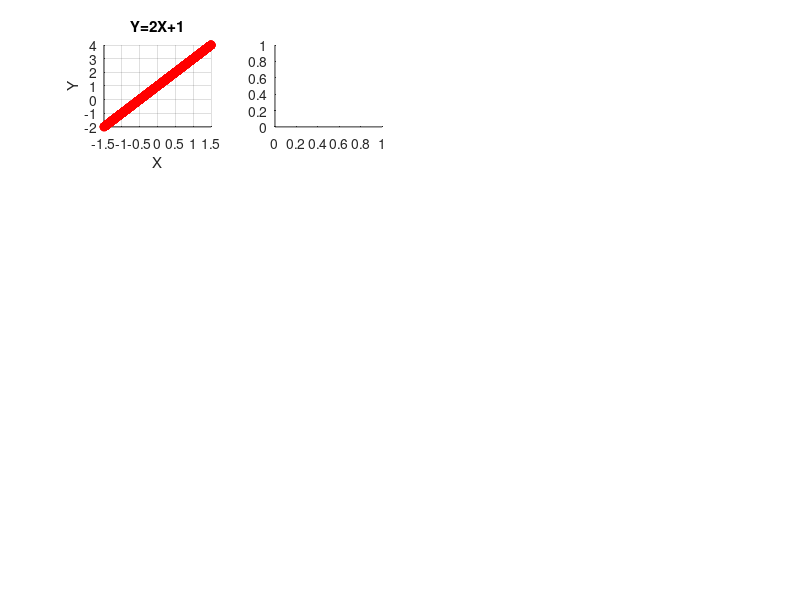

This figure's MATLAB source: (Note: this script raises an error after producing the figure.)
% A script which explores functional dependence, and how the empirical
% copula changes w/ different functional dependencies

clear;
clc;

% Generate the data
range = 1.5;
n = 1000;
x = -range + 2*range*rand(n,1);       % generate uniform RV's
% x = rand(1000,1);       % generate uniform RV's
% transform to desired distribution

% x = norminv(x, 0, 1);

% x = tinv(x, 3);

% x = gaminv(x,2,1);

% alpha = 5;
% beta = 1;
% betaDist = makedist('Beta', alpha, beta);
% x = icdf(betaDist, x);

figtitlestr = sprintf('X ~ Uniform(-%d,%d)',range,range);
neg = 0;

%% 
%%%%%%%%%%%%%%%%%%%%%%%%%%%%%%%%%%%%%%%%%%%%%%%%%%%%%%%


N = 500;
K = 250;

subplot_idx = 1;
% affine dependence
fprintf('Processing Affine Dependence\n');
y = 2*x + 1;
titStr = 'Y=2X+1';
if(neg)
    y = y*-1;
    titStr = 'Y=-1*(2X+1)';
end
subplot(4,4,subplot_idx); subplot_idx = subplot_idx + 1;
scatter(x, y, 'r')
title(titStr);
xlabel('X')
ylabel('Y')
grid on

subplot(4,4,subplot_idx); subplot_idx = subplot_idx + 1;
[ecop, U1, U2] = ecopula([x y]);
contour(U1,U2,ecop)
xlabel('U_1')
ylabel('U_2')
title('$$\hat{C}(F_X,G_Y)$$', 'Interpreter', 'Latex');

[U_gen, Z_sorted, U_emp] = emp_copularnd([x y], N, K);
subplot(4,4,subplot_idx); subplot_idx = subplot_idx + 1;
scatter(U_emp(:,1), U_emp(:,2))
title('Empirical Samples of $$\hat{C}(F_X,G_Y)$$', 'Interpreter', 'Latex');
xlabel('U_1')
ylabel('U_2')
grid on

subplot(4,4,subplot_idx); subplot_idx = subplot_idx + 1;
hist3([x y], [100 100]);
set(get(gca,'child'),'FaceColor','interp','CDataMode','auto');
title('f_X_Y(X,Y)');
xlabel('U_1')
ylabel('U_2')
grid on


% quadratic dependence
fprintf('Processing Quadratic Dependence\n');
y = x.^2;
titStr = 'Y=X^2';
if(neg)
    y = y*-1;
    titStr = 'Y=-X^2';
end
subplot(4,4,subplot_idx); subplot_idx = subplot_idx + 1;
scatter(x, y, 'r')
title(titStr);
xlabel('X')
ylabel('Y')
grid on

subplot(4,4,subplot_idx); subplot_idx = subplot_idx + 1;
[ecop, U1, U2] = ecopula([x y]);
contour(U1,U2,ecop)
xlabel('U_1')
ylabel('U_2')
title('$$\hat{C}(F_X,G_Y)$$', 'Interpreter', 'Latex');

[U_gen, Z_sorted, U_emp] = emp_copularnd([x y], N, K);
subplot(4,4,subplot_idx); subplot_idx = subplot_idx + 1;
scatter(U_emp(:,1), U_emp(:,2))
title('Samples of $$\hat{C}(F_X,G_Y)$$', 'Interpreter', 'Latex');
xlabel('U_1')
ylabel('U_2')
grid on

subplot(4,4,subplot_idx); subplot_idx = subplot_idx + 1;
hist3([x y], [100 100]);
set(get(gca,'child'),'FaceColor','interp','CDataMode','auto');
title('f_X_Y(X,Y)');
xlabel('U_1')
ylabel('U_2')
grid on

% sinusoidal dependence
fprintf('Processing Sinusoidal Dependence\n');
y = sin(x);
titStr = 'Y=sin(X)';
if(neg)
    y = y*-1;
    titStr = 'Y= -sin(X)';
end
subplot(4,4,subplot_idx); subplot_idx = subplot_idx + 1;
scatter(x, y, 'r')
title(titStr);
xlabel('X')
ylabel('Y')
grid on

subplot(4,4,subplot_idx); subplot_idx = subplot_idx + 1;
[ecop, U1, U2] = ecopula([x y]);
contour(U1,U2,ecop)
xlabel('U_1')
ylabel('U_2')
title('$$\hat{C}(F_X,G_Y)$$', 'Interpreter', 'Latex');

[U_gen, Z_sorted, U_emp] = emp_copularnd([x y], N, K);
subplot(4,4,subplot_idx); subplot_idx = subplot_idx + 1;
scatter(U_emp(:,1), U_emp(:,2))
title('Samples of $$\hat{C}(F_X,G_Y)$$', 'Interpreter', 'Latex');
xlabel('U_1')
ylabel('U_2')
grid on

subplot(4,4,subplot_idx); subplot_idx = subplot_idx + 1;
hist3([x y], [100 100]);
set(get(gca,'child'),'FaceColor','interp','CDataMode','auto');
title('f_X_Y(X,Y)');
xlabel('U_1')
ylabel('U_2')
grid on

% 4th order Poly dependence
fprintf('Processing 4th order polynomial dependence\n');
y = x.^4-2*x.^2;
titStr = 'Y=X^4-2X^2';
if(neg)
    y = y*-1;
    titStr = 'Y= -(X^4-2X^2)';
end
subplot(4,4,subplot_idx); subplot_idx = subplot_idx + 1;
scatter(x, y, 'r')
title(titStr);
xlabel('X')
ylabel('Y')
grid on

subplot(4,4,subplot_idx); subplot_idx = subplot_idx + 1;
[ecop, U1, U2] = ecopula([x y]);
contour(U1,U2,ecop)
xlabel('U_1')
ylabel('U_2')
title('$$\hat{C}(F_X,G_Y)$$', 'Interpreter', 'Latex');

[U_gen, Z_sorted, U_emp] = emp_copularnd([x y], N, K);
subplot(4,4,subplot_idx); subplot_idx = subplot_idx + 1;
scatter(U_emp(:,1), U_emp(:,2))
title('Samples of $$\hat{C}(F_X,G_Y)$$', 'Interpreter', 'Latex');
xlabel('U_1')
ylabel('U_2')
grid on

subplot(4,4,subplot_idx); subplot_idx = subplot_idx + 1;
hist3([x y], [100 100]);
set(get(gca,'child'),'FaceColor','interp','CDataMode','auto');
title('f_X_Y(X,Y)');
xlabel('U_1')
ylabel('U_2')
grid on

h = figtitle(figtitlestr);

% % polynomial order 4 dependence
% figure;
% subplot_idx = 1;
% 
% y = x.^4;
% titStr = 'Y=X^4';
% if(neg)
%     y = y*-1;
%     titStr = 'Y=-X^4';
% end
% [U_gen, Z_sorted, U_emp] = emp_copularnd([x y], N, K);
% subplot(3,3,subplot_idx); subplot_idx = subplot_idx + 1;
% scatter(U_emp(:,1), U_emp(:,2))
% title(sprintf('%s %s', 'Samples of C(F_X,G_Y) | ', titStr));
% xlabel('U_1')
% ylabel('U_2')
% grid on
% 
% subplot(3,3,subplot_idx); subplot_idx = subplot_idx + 1;
% scatter(x, y, 'r')
% title(titStr);
% xlabel('X')
% ylabel('Y')
% grid on
% 
% subplot(3,3,subplot_idx); subplot_idx = subplot_idx + 1;
% [ecop, U1, U2] = ecopula([x y]);
% contour(U1,U2,ecop)
% xlabel('U_1')
% ylabel('U_2')
% title(sprintf('%s %s','C(F_X,G_Y) | ', titStr));
% 
% % polynomial order 4 dependence
% y = (x.^2-0.25).*(x.^2-1);
% titStr = 'Y=(X^2-0.25)*(X^2-1)';
% if(neg)
%     y = y*-1;
%     titStr = 'Y=-(X^2-0.25)*(X^2-1)';
% end
% [U_gen, Z_sorted, U_emp] = emp_copularnd([x y], N, K);
% subplot(3,3,subplot_idx); subplot_idx = subplot_idx + 1;
% scatter(U_emp(:,1), U_emp(:,2))
% title(sprintf('%s %s', 'Samples of C(F_X,G_Y) | ', titStr));
% xlabel('U_1')
% ylabel('U_2')
% grid on
% 
% subplot(3,3,subplot_idx); subplot_idx = subplot_idx + 1;
% scatter(x, y, 'r')
% title(titStr);
% xlabel('X')
% ylabel('Y')
% grid on
% 
% subplot(3,3,subplot_idx); subplot_idx = subplot_idx + 1;
% [ecop, U1, U2] = ecopula([x y]);
% contour(U1,U2,ecop)
% xlabel('U_1')
% ylabel('U_2')
% title(sprintf('%s %s','C(F_X,G_Y) | ', titStr));
% 
% % sinusoidal dependence
% titStr = 'Y=sin(X)';
% if(neg)
%     y = y*-1;
%     titStr = 'Y= -sin(X)';
% end
% y = sin(x);
% [U_gen, Z_sorted, U_emp] = emp_copularnd([x y], N, K);
% subplot(3,3,subplot_idx); subplot_idx = subplot_idx + 1;
% scatter(U_emp(:,1), U_emp(:,2))
% title(sprintf('%s %s', 'Samples of C(F_X,G_Y) | ', titStr));
% xlabel('U_1')
% ylabel('U_2')
% grid on
% 
% subplot(3,3,subplot_idx); subplot_idx = subplot_idx + 1;
% scatter(x, y, 'r')
% title(titStr);
% xlabel('X')
% ylabel('Y')
% grid on
% 
% subplot(3,3,subplot_idx); subplot_idx = subplot_idx + 1;
% [ecop, U1, U2] = ecopula([x y]);
% contour(U1,U2,ecop)
% xlabel('U_1')
% ylabel('U_2')
% title(sprintf('%s %s','C(F_X,G_Y) | ', titStr));
% 
% h = figtitle(figtitlestr);
% 
% % exponential dependence
% figure;
% subplot_idx = 1;
% 
% y = exp(x);
% titStr = 'Y=e^X';
% if(neg)
%     y = y*-1;
%     titStr = 'Y=-e^X';
% end
% [U_gen, Z_sorted, U_emp] = emp_copularnd([x y], N, K);
% subplot(3,3,subplot_idx); subplot_idx = subplot_idx + 1;
% scatter(U_emp(:,1), U_emp(:,2))
% title(sprintf('%s %s', 'Samples of C(F_X,G_Y) | ', titStr));
% xlabel('U_1')
% ylabel('U_2')
% grid on
% 
% subplot(3,3,subplot_idx); subplot_idx = subplot_idx + 1;
% scatter(x, y, 'r')
% title(titStr);
% xlabel('X')
% ylabel('Y')
% grid on
% 
% subplot(3,3,subplot_idx); subplot_idx = subplot_idx + 1;
% [ecop, U1, U2] = ecopula([x y]);
% contour(U1,U2,ecop)
% xlabel('U_1')
% ylabel('U_2')
% title(sprintf('%s %s','C(F_X,G_Y) | ', titStr));
% 
% % circular dependence
% y = sqrt(x.^2+1);
% titStr = 'Y=sqrt(X^2+1)';
% if(neg)
%     y = y*-1;
%     titStr = 'Y=-sqrt(X^2+1)';
% end
% [U_gen, Z_sorted, U_emp] = emp_copularnd([x y], N, K);
% subplot(3,3,subplot_idx); subplot_idx = subplot_idx + 1;
% scatter(U_emp(:,1), U_emp(:,2))
% title(sprintf('%s %s', 'Samples of C(F_X,G_Y) | ', titStr));
% xlabel('U_1')
% ylabel('U_2')
% grid on
% 
% subplot(3,3,subplot_idx); subplot_idx = subplot_idx + 1;
% scatter(x, y, 'r')
% title(titStr);
% xlabel('X')
% ylabel('Y')
% grid on
% 
% subplot(3,3,subplot_idx); subplot_idx = subplot_idx + 1;
% [ecop, U1, U2] = ecopula([x y]);
% contour(U1,U2,ecop)
% xlabel('U_1')
% ylabel('U_2')
% title(sprintf('%s %s','C(F_X,G_Y) | ', titStr));
% 
% % circular dependence
% y = real(log(x));
% titStr = 'Y=Re[log(X)]';
% if(neg)
%     y = y*-1;
%     titStr = 'Y=-Re[log(X)]';
% end
% [U_gen, Z_sorted, U_emp] = emp_copularnd([x y], N, K);
% subplot(3,3,subplot_idx); subplot_idx = subplot_idx + 1;
% scatter(U_emp(:,1), U_emp(:,2))
% title(sprintf('%s %s', 'Samples of C(F_X,G_Y) | ', titStr));
% xlabel('U_1')
% ylabel('U_2')
% grid on
% 
% subplot(3,3,subplot_idx); subplot_idx = subplot_idx + 1;
% scatter(x, y, 'r')
% title(titStr);
% xlabel('X')
% ylabel('Y')
% grid on
% 
% subplot(3,3,subplot_idx); subplot_idx = subplot_idx + 1;
% [ecop, U1, U2] = ecopula([x y]);
% contour(U1,U2,ecop)
% xlabel('U_1')
% ylabel('U_2')
% title(sprintf('%s %s','C(F_X,G_Y) | ', titStr));
% 
% h = figtitle(figtitlestr);

%%  Experiment w/ Polynomial functions only to understand effect of slope
% quadratic dependence
y = x.^2;
titStr = 'Y=X^2';
if(neg)
    y = y*-1;
    titStr = 'Y=-X^2';
end
subplot_idx = 1;
subplot(2,4,subplot_idx); subplot_idx = subplot_idx + 1;
scatter(x, y, 'r')
title(titStr);
xlabel('X')
ylabel('Y')
grid on

subplot(2,4,subplot_idx); subplot_idx = subplot_idx + 1;
[ecop, U1, U2] = ecopula([x y]);
contour(U1,U2,ecop)
xlabel('U_1')
ylabel('U_2')
title('$$\hat{C}(F_X,G_Y)$$', 'Interpreter', 'Latex');

% quadratic dependence
y = x.^3;
titStr = 'Y=X^3';
if(neg)
    y = y*-1;
    titStr = 'Y=-X^3';
end
subplot(2,4,subplot_idx); subplot_idx = subplot_idx + 1;
scatter(x, y, 'r')
title(titStr);
xlabel('X')
ylabel('Y')
grid on

subplot(2,4,subplot_idx); subplot_idx = subplot_idx + 1;
[ecop, U1, U2] = ecopula([x y]);
contour(U1,U2,ecop)
xlabel('U_1')
ylabel('U_2')
title('$$\hat{C}(F_X,G_Y)$$', 'Interpreter', 'Latex');

% quadratic dependence
y = x.^4;
titStr = 'Y=X^4';
if(neg)
    y = y*-1;
    titStr = 'Y=-X^4';
end
subplot(2,4,subplot_idx); subplot_idx = subplot_idx + 1;
scatter(x, y, 'r')
title(titStr);
xlabel('X')
ylabel('Y')
grid on

subplot(2,4,subplot_idx); subplot_idx = subplot_idx + 1;
[ecop, U1, U2] = ecopula([x y]);
contour(U1,U2,ecop)
xlabel('U_1')
ylabel('U_2')
title('$$\hat{C}(F_X,G_Y)$$', 'Interpreter', 'Latex');

% quadratic dependence
y = x.^4-2*x.^2;
titStr = 'Y=X^4-2X^2';
if(neg)
    y = y*-1;
    titStr = 'Y=-(X^4-2X^2)';
end
subplot(2,4,subplot_idx); subplot_idx = subplot_idx + 1;
scatter(x, y, 'r')
title(titStr);
xlabel('X')
ylabel('Y')
grid on

subplot(2,4,subplot_idx); subplot_idx = subplot_idx + 1;
[ecop, U1, U2] = ecopula([x y]);
contour(U1,U2,ecop)
xlabel('U_1')
ylabel('U_2')
title('$$\hat{C}(F_X,G_Y)$$', 'Interpreter', 'Latex');


h = figtitle(figtitlestr);

%%
figure;

y = -10*x.^2;
subplot_idx = 1;
subplot(2,3,subplot_idx); subplot_idx = subplot_idx + 1;
[ecop, U1, U2] = ecopula([x y]);
contour(U1,U2,ecop)
xlabel('U_1')
ylabel('U_2')
title('$$\hat{C}(F_X,G_Y) | Y = -10X^2$$', 'Interpreter', 'Latex');

y = -5*x.^2;
subplot(2,3,subplot_idx); subplot_idx = subplot_idx + 1;
[ecop, U1, U2] = ecopula([x y]);
contour(U1,U2,ecop)
xlabel('U_1')
ylabel('U_2')
title('$$\hat{C}(F_X,G_Y) | Y = -5X^2$$', 'Interpreter', 'Latex');

y = -x.^2;
subplot(2,3,subplot_idx); subplot_idx = subplot_idx + 1;
[ecop, U1, U2] = ecopula([x y]);
contour(U1,U2,ecop)
xlabel('U_1')
ylabel('U_2')
title('$$\hat{C}(F_X,G_Y) | Y = -X^2$$', 'Interpreter', 'Latex');

y = x.^2;
subplot(2,3,subplot_idx); subplot_idx = subplot_idx + 1;
[ecop, U1, U2] = ecopula([x y]);
contour(U1,U2,ecop)
xlabel('U_1')
ylabel('U_2')
title('$$\hat{C}(F_X,G_Y) | Y = X^2$$', 'Interpreter', 'Latex');

y = 5*x.^2;
subplot(2,3,subplot_idx); subplot_idx = subplot_idx + 1;
[ecop, U1, U2] = ecopula([x y]);
contour(U1,U2,ecop)
xlabel('U_1')
ylabel('U_2')
title('$$\hat{C}(F_X,G_Y) | Y = 5X^2$$', 'Interpreter', 'Latex');

y = 10*x.^2;
subplot(2,3,subplot_idx); subplot_idx = subplot_idx + 1;
[ecop, U1, U2] = ecopula([x y]);
contour(U1,U2,ecop)
xlabel('U_1')
ylabel('U_2')
title('$$\hat{C}(F_X,G_Y) | Y = 10X^2$$', 'Interpreter', 'Latex');

h = figtitle(figtitlestr);

figure;
y = -(x-5).^2;
subplot_idx = 1;
subplot(2,3,subplot_idx); subplot_idx = subplot_idx + 1;
[ecop, U1, U2] = ecopula([x y]);
contour(U1,U2,ecop)
xlabel('U_1')
ylabel('U_2')
title('$$\hat{C}(F_X,G_Y) | Y = -(X-5)^2$$', 'Interpreter', 'Latex');

y = -x.^2;
subplot(2,3,subplot_idx); subplot_idx = subplot_idx + 1;
[ecop, U1, U2] = ecopula([x y]);
contour(U1,U2,ecop)
xlabel('U_1')
ylabel('U_2')
title('$$\hat{C}(F_X,G_Y) | Y = -X^2$$', 'Interpreter', 'Latex');

y = -(x+5).^2;
subplot(2,3,subplot_idx); subplot_idx = subplot_idx + 1;
[ecop, U1, U2] = ecopula([x y]);
contour(U1,U2,ecop)
xlabel('U_1')
ylabel('U_2')
title('$$\hat{C}(F_X,G_Y) | Y = -(X+5)^2$$', 'Interpreter', 'Latex');

y = (x-5).^2;
subplot(2,3,subplot_idx); subplot_idx = subplot_idx + 1;
[ecop, U1, U2] = ecopula([x y]);
contour(U1,U2,ecop)
xlabel('U_1')
ylabel('U_2')
title('$$\hat{C}(F_X,G_Y) | Y = (X-5)^2$$', 'Interpreter', 'Latex');

y = x.^2;
subplot(2,3,subplot_idx); subplot_idx = subplot_idx + 1;
[ecop, U1, U2] = ecopula([x y]);
contour(U1,U2,ecop)
xlabel('U_1')
ylabel('U_2')
title('$$\hat{C}(F_X,G_Y) | Y = X^2$$', 'Interpreter', 'Latex');

y = (x+5).^2;
subplot(2,3,subplot_idx); subplot_idx = subplot_idx + 1;
[ecop, U1, U2] = ecopula([x y]);
contour(U1,U2,ecop)
xlabel('U_1')
ylabel('U_2')
title('$$\hat{C}(F_X,G_Y) | Y = (X+5)^2$$', 'Interpreter', 'Latex');

h = figtitle(figtitlestr);

%% sinusoidal experiments
figure;

y = sin(-10*x);
subplot_idx = 1;
subplot(2,3,subplot_idx); subplot_idx = subplot_idx + 1;
[ecop, U1, U2] = ecopula([x y]);
contour(U1,U2,ecop)
xlabel('U_1')
ylabel('U_2')
title('$$\hat{C}(F_X,G_Y) | Y = sin(-10X)$$', 'Interpreter', 'Latex');

y = sin(-5*x);
subplot(2,3,subplot_idx); subplot_idx = subplot_idx + 1;
[ecop, U1, U2] = ecopula([x y]);
contour(U1,U2,ecop)
xlabel('U_1')
ylabel('U_2')
title('$$\hat{C}(F_X,G_Y) | Y = sin(-5X)$$', 'Interpreter', 'Latex');

y = sin(-x);
subplot(2,3,subplot_idx); subplot_idx = subplot_idx + 1;
[ecop, U1, U2] = ecopula([x y]);
contour(U1,U2,ecop)
xlabel('U_1')
ylabel('U_2')
title('$$\hat{C}(F_X,G_Y) | Y = sin(-X)$$', 'Interpreter', 'Latex');

y = sin(x);
subplot(2,3,subplot_idx); subplot_idx = subplot_idx + 1;
[ecop, U1, U2] = ecopula([x y]);
contour(U1,U2,ecop)
xlabel('U_1')
ylabel('U_2')
title('$$\hat{C}(F_X,G_Y) | Y = sin(X)$$', 'Interpreter', 'Latex');

y = sin(5*x);
subplot(2,3,subplot_idx); subplot_idx = subplot_idx + 1;
[ecop, U1, U2] = ecopula([x y]);
contour(U1,U2,ecop)
xlabel('U_1')
ylabel('U_2')
title('$$\hat{C}(F_X,G_Y) | Y = sin(5X)$$', 'Interpreter', 'Latex');

y = sin(10*x);
subplot(2,3,subplot_idx); subplot_idx = subplot_idx + 1;
[ecop, U1, U2] = ecopula([x y]);
contour(U1,U2,ecop)
xlabel('U_1')
ylabel('U_2')
title('$$\hat{C}(F_X,G_Y) | Y = sin(10X)$$', 'Interpreter', 'Latex');

h = figtitle(figtitlestr);

figure;
y = sin(x-10);
subplot_idx = 1;
subplot(2,2,subplot_idx); subplot_idx = subplot_idx + 1;
[ecop, U1, U2] = ecopula([x y]);
contour(U1,U2,ecop)
xlabel('U_1')
ylabel('U_2')
title('$$\hat{C}(F_X,G_Y) | Y = sin(X-10)$$', 'Interpreter', 'Latex');

y = sin(x-5);
subplot(2,2,subplot_idx); subplot_idx = subplot_idx + 1;
[ecop, U1, U2] = ecopula([x y]);
contour(U1,U2,ecop)
xlabel('U_1')
ylabel('U_2')
title('$$\hat{C}(F_X,G_Y) | Y = sin(X-5)$$', 'Interpreter', 'Latex');

y = sin(x+5);
subplot(2,2,subplot_idx); subplot_idx = subplot_idx + 1;
[ecop, U1, U2] = ecopula([x y]);
contour(U1,U2,ecop)
xlabel('U_1')
ylabel('U_2')
title('$$\hat{C}(F_X,G_Y) | Y = sin(X+5)$$', 'Interpreter', 'Latex');

y = sin(x+10);
subplot(2,2,subplot_idx); subplot_idx = subplot_idx + 1;
[ecop, U1, U2] = ecopula([x y]);
contour(U1,U2,ecop)
xlabel('U_1')
ylabel('U_2')
title('$$\hat{C}(F_X,G_Y) | Y = sin(X+10)$$', 'Interpreter', 'Latex');

h = figtitle(figtitlestr);